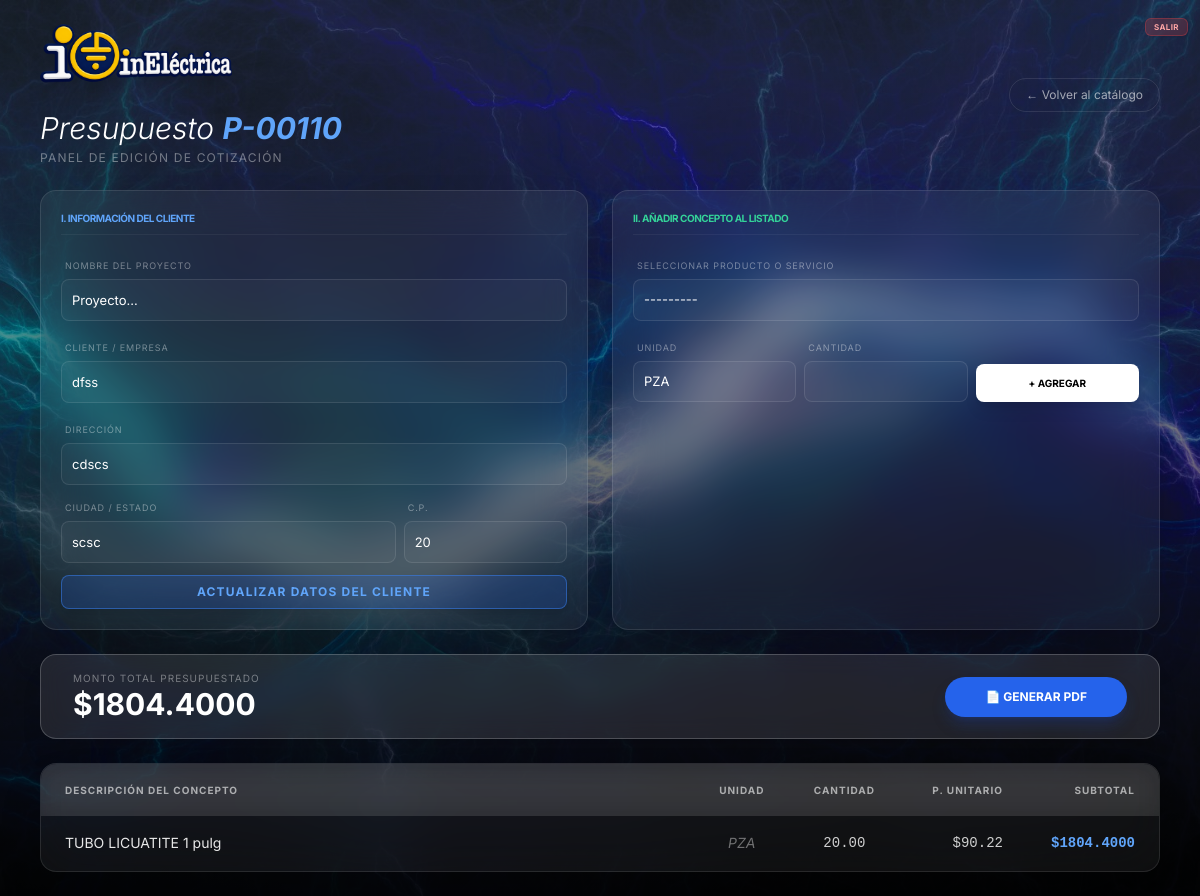
Page /presupuesto/110/ (signed in) on the committed database.
### core/models.py (models this page shows, shortened)
class Presupuesto(models.Model):
    folio = models.CharField(
        max_length=20,
        unique=True,
        editable=False
    )
    fecha = models.DateTimeField(auto_now_add=True)
    proyecto = models.CharField(max_length=200, default="Proyecto...")
    cliente_nombre = models.CharField(max_length=200, blank=True, null=True)
    cliente_direccion = models.CharField(max_length=300, blank=True, null=True)
    cliente_ciudad = models.CharField(max_length=100, blank=True, null=True)
    cliente_cp = models.CharField(max_length=10, blank=True, null=True)
    @property
    def total(self):
        return sum(d.subtotal for d in self.detalles.all())

class DetallePresupuesto(models.Model):
    presupuesto = models.ForeignKey(Presupuesto, on_delete=models.CASCADE, related_name="detalles")
    producto = models.ForeignKey(ProductoServicio, on_delete=models.PROTECT)
    cantidad = models.DecimalField(max_digits=10, decimal_places=2)
    unidad = models.CharField(max_length=20, default="PZA")
    @property
    def subtotal(self):
        return self.cantidad * self.producto.precio_unitario

class ProductoServicio(models.Model):
    categoria = models.CharField(max_length=100)
    descripcion = models.CharField(max_length=300)
    precio_unitario = models.DecimalField(max_digits=10, decimal_places=2)
    def __str__(self):
        return self.descripcion

### core/views.py (the view, shortened to what this page needs)
# urls.py: path("presupuesto/<int:pk>/", views.detalle_presupuesto, name="detalle_presupuesto"),
@login_required
def detalle_presupuesto(request, pk):
    presupuesto = get_object_or_404(Presupuesto, pk=pk)
    detalles = presupuesto.detalles.select_related('producto').all()
    form = DetallePresupuestoForm()
    form_info = PresupuestoInfoForm(instance=presupuesto)
    total = presupuesto.total
    return render(request, "core/presupuesto_detalle.html", {
        "presupuesto": presupuesto,
        "form": form,
        "form_info": form_info,
        "detalles": detalles,
        "total": total
    })

### core/forms.py
class PresupuestoInfoForm(forms.ModelForm):
    class Meta:
        model = Presupuesto
        fields = ['proyecto', 'cliente_nombre', 'cliente_direccion', 'cliente_ciudad', 'cliente_cp']
    def __init__(self, *args, **kwargs):
        super().__init__(*args, **kwargs)
        base_classes = (
            "w-full bg-transparent border border-zinc-700 rounded-md "
            "px-3 py-2 text-sm text-zinc-100 "
            "focus:outline-none focus:ring-2 focus:ring-blue-600"
        )
        for field in self.fields.values():
            field.widget.attrs.update({"class": base_classes})

### core/templates/core/presupuesto_detalle.html (shortened to what this page needs)
{% extends "core/base.html" %}
{% load static %}
{% block background_image %} {% static 'core/images/images1.jpg' %} {% endblock %}
{% block content %}
<div class="max-w-6xl mx-auto px-4 py-6 space-y-6">
    <div class="flex flex-col md:flex-row justify-between items-start md:items-center gap-6">
        <div class="space-y-4">
            <a href="{% url 'index' %}" class="inline-block transition-transform hover:scale-105 active:scale-95">
                <img src="{% static 'core/images/logo.png' %}" alt="Logo" class="h-16 w-auto object-contain drop-shadow-xl">
            </a>
            <div>
                <h2 class="text-3xl font-light text-white italic">Presupuesto <span class="font-bold text-blue-400">{{ presupuesto.folio }}</span></h2>
                <p class="text-xs text-white/40 uppercase tracking-widest mt-1">Panel de edición de cotización</p>
            </div>
        </div>
        <a href="{% url 'catalogo_list' %}" class="px-4 py-2 rounded-full border border-white/10 text-xs text-white/60 hover:bg-white/10 transition">
            ← Volver al catálogo
        </a>
    </div>
    <div class="grid grid-cols-1 lg:grid-cols-2 gap-6">
        <div class="bg-white/5 backdrop-blur-xl rounded-2xl p-5 border border-white/10 shadow-2xl">
            <h3 class="text-[10px] font-bold text-blue-400 uppercase mb-4 tracking-tighter border-b border-white/5 pb-2">I. Información del Cliente</h3>
            <form method="post" class="space-y-3">
                <div>
                    <label class="text-[9px] uppercase tracking-widest text-white/40 ml-1">Nombre del Proyecto</label>
                    {{ form_info.proyecto }}
                </div>
                <div>
                    <label class="text-[9px] uppercase tracking-widest text-white/40 ml-1">Cliente / Empresa</label>
                    {{ form_info.cliente_nombre }}
                </div>
                <div class="grid grid-cols-3 gap-2">
                    <div class="col-span-3">
                        <label class="text-[9px] uppercase tracking-widest text-white/40 ml-1">Dirección</label>
                        {{ form_info.cliente_direccion }}
                    </div>
                    <div class="col-span-2">
                        <label class="text-[9px] uppercase tracking-widest text-white/40 ml-1">Ciudad / Estado</label>
                        {{ form_info.cliente_ciudad }}
                    </div>
                    <div class="col-span-1">
                        <label class="text-[9px] uppercase tracking-widest text-white/40 ml-1">C.P.</label>
                        {{ form_info.cliente_cp }}
                    </div>
                </div>
                <button type="submit" name="guardar_info" class="w-full mt-2 py-2 bg-blue-600/20 border border-blue-500/50 text-blue-400 rounded-lg text-xs font-bold hover:bg-blue-600 hover:text-white transition shadow-lg uppercase tracking-widest">
                    ACTUALIZAR DATOS DEL CLIENTE
                </button>
            </form>
        </div>
        <div class="bg-white/5 backdrop-blur-xl rounded-2xl p-5 border border-white/10 shadow-2xl">
            <h3 class="text-[10px] font-bold text-emerald-400 uppercase mb-4 tracking-tighter border-b border-white/5 pb-2">II. Añadir Concepto al Listado</h3>
            <form method="post" class="space-y-3">
                <div class="min-h-[40px]">
                    <label class="text-[9px] uppercase tracking-widest text-white/40 ml-1">Seleccionar Producto o Servicio</label>
                    {{ form.producto }}
                </div>
                <div class="grid grid-cols-3 gap-2 items-end">
                    <div>
                        <label class="text-[9px] uppercase tracking-widest text-white/40 ml-1">Unidad</label>
                        {{ form.unidad }}
                    </div>
                    <div>
                        <label class="text-[9px] uppercase tracking-widest text-white/40 ml-1">Cantidad</label>
                        {{ form.cantidad }}
                    </div>
                    <button type="submit" name="agregar_producto" class="h-[38px] bg-white text-black rounded-lg text-[10px] font-bold hover:bg-gray-200 transition shadow-lg">
                        + AGREGAR
                    </button>
                </div>
            </form>
        </div>
    </div>
    <div class="bg-white/10 backdrop-blur-md rounded-2xl p-4 border border-white/20 flex justify-between items-center px-8 shadow-xl">
        <div>
            <p class="text-[10px] text-white/40 uppercase tracking-widest">Monto Total Presupuestado</p>
            <p class="text-3xl font-bold text-white">${{ total }}</p>
        </div>
        <a href="{% url 'presupuesto_pdf' presupuesto.id %}" target="_blank" class="bg-blue-600 hover:bg-blue-500 text-white text-xs font-bold py-3 px-10 rounded-full shadow-lg shadow-blue-900/40 transition-transform hover:scale-105 active:scale-95">
            📄 GENERAR PDF
        </a>
    </div>
    <div class="bg-white/5 backdrop-blur-xl rounded-2xl border border-white/10 overflow-hidden shadow-2xl">
        <div class="overflow-x-auto scrollbar-custom">
            <div class="max-h-[400px] overflow-y-auto">
                <table class="w-full text-sm border-collapse min-w-[800px]">
                    <thead class="bg-white/10 text-white/60 sticky top-0 z-10 backdrop-blur-md">
                        <tr class="text-[10px] uppercase tracking-widest">
                            <th class="px-6 py-4 text-left">Descripción del Concepto</th>
                            <th class="px-6 py-4 text-center w-24">Unidad</th>
                            <th class="px-6 py-4 text-center w-24">Cantidad</th>
                            <th class="px-6 py-4 text-right w-32">P. Unitario</th>
                            <th class="px-6 py-4 text-right w-32">Subtotal</th>
                        </tr>
                    </thead>
                    <tbody class="divide-y divide-white/5">
                        {% for d in detalles %}
                        <tr class="hover:bg-white/5 transition group">
                            <td class="px-6 py-4 text-white/90 leading-relaxed whitespace-normal break-words max-w-md">
                                {{ d.producto.descripcion }}
                            </td>
                            <td class="px-6 py-4 text-center text-white/40 italic">{{ d.unidad }}</td>
                            <td class="px-6 py-4 text-center text-white/80 font-mono">{{ d.cantidad }}</td>
                            <td class="px-6 py-4 text-right text-white/80 font-mono">${{ d.producto.precio_unitario }}</td>
                            <td class="px-6 py-4 text-right font-bold text-blue-400 font-mono">${{ d.subtotal }}</td>
                        </tr>
                        {% empty %}
                        <tr>
                            <td colspan="5" class="px-6 py-20 text-center text-white/20 uppercase tracking-widest text-xs italic">
                                La lista de conceptos está vacía
                            </td>
                        </tr>
                        {% endfor %}
                    </tbody>
                </table>
            </div>
        </div>
    </div>
</div>
{% endblock %}

### core/templates/core/base.html (style rules this page uses)
body { font-family: 'Inter', sans-serif; margin: 0; padding: 0; }
select, input[type="number"], input[type="text"] { background: rgba(255,255,255,0.1); border: 1px solid rgba(255,255,255,0.2); color: white; border-radius: 9999px; padding: 0.5rem 1rem; width: 100%; outline: none; }

### core/templates/core/presupuesto_detalle.html (style rules this page uses)
input, select { background: rgba(255, 255, 255, 0.03) !important; border: 1px solid rgba(255, 255, 255, 0.1) !important; color: white !important; border-radius: 8px !important; padding: 10px !important; width: 100% !important; font-size: 13px !important; transition: all 0.3s ease; margin-top: 4px; }
select { appearance: none; cursor: pointer; }
option { background: #1a1a1a; color: white; }

### rows in the picture
Presupuesto: folio "P-00110", proyecto "Proyecto...", cliente_nombre "dfss", cliente_direccion "cdscs", cliente_ciudad "scsc", cliente_cp "20"
DetallePresupuesto: producto.descripcion "TUBO LICUATITE 1 pulg", unidad "PZA", cantidad "20.00", producto.precio_unitario "90.22", subtotal "1804.4000"

### other values in the picture
{{ total }} "1804.4000"
